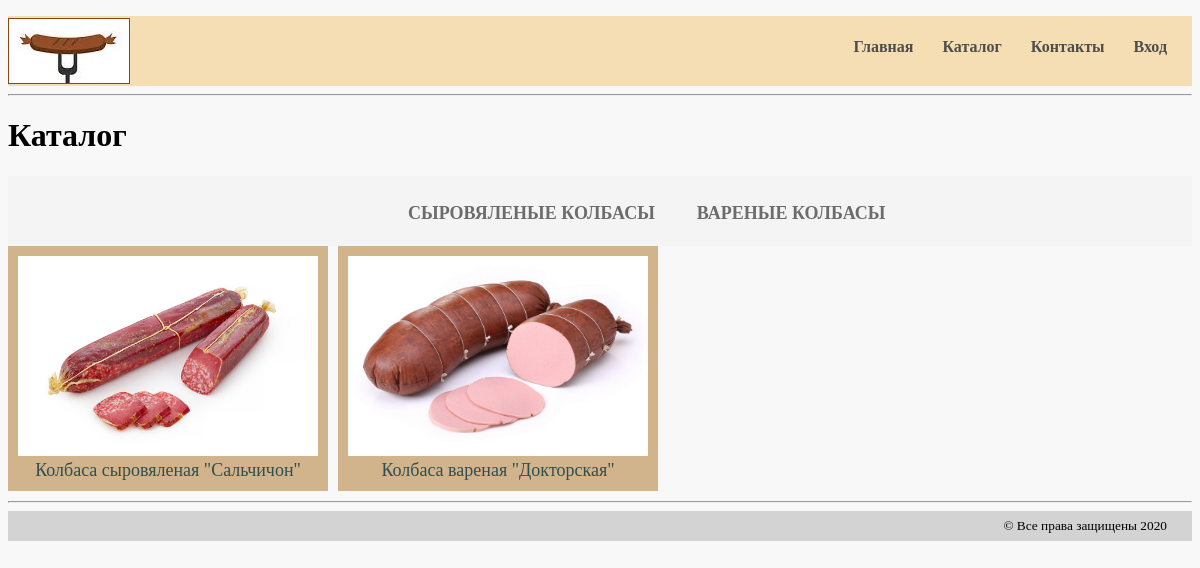
/catalog/, run on an earlier commit of the app's database.
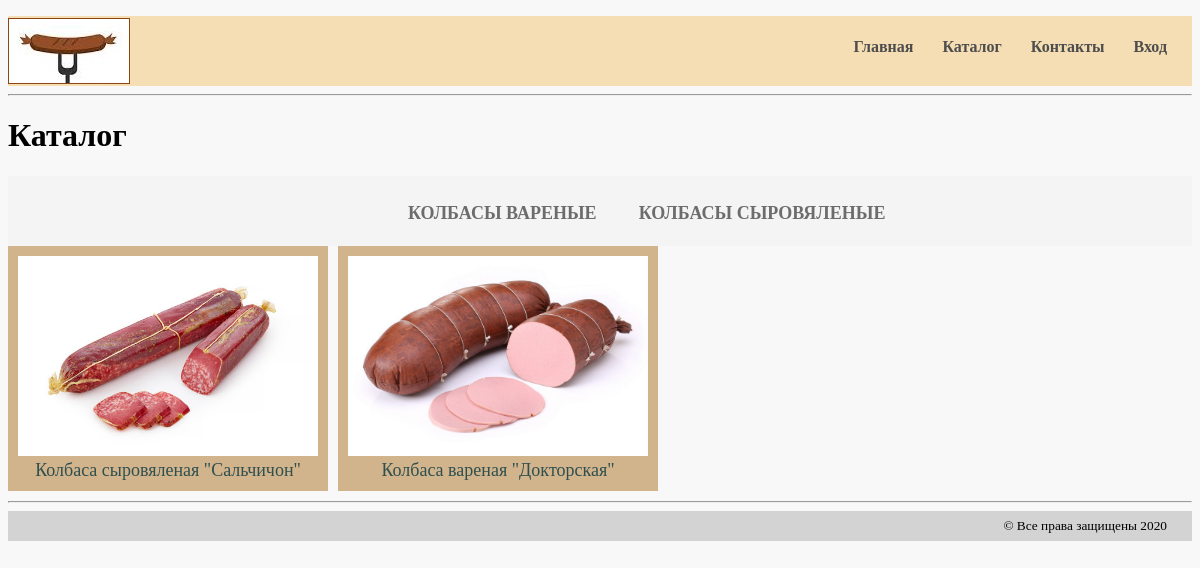
And on a later commit of the database.
### mainapp/models.py (models this page shows, shortened)
class ProductCategory(models.Model):
    name = models.CharField(verbose_name='имя', max_length=128)
    description = models.TextField(verbose_name='описание', blank=True)

### mainapp/views.py (the view)
# urls.py: path('catalog/', mainapp.catalog, name='catalog'),
def catalog(request):
    categories = ProductCategory.objects.all()
    context = {
        'page_title': 'каталог',
        'categories': categories,
    }
    return render(request, 'mainapp/catalog.html', context)

### mainapp/templates/mainapp/catalog.html
{% extends 'mainapp/common.html' %}
{% load static %}
{% block content %}
    {% include 'mainapp/includes/inc__menu.html' %}
    <hr>
    <h1>Каталог</h1>
    <div class="links clearfix">
        <ul class="links-menu">
            {% for category in categories %}
                <li><a href="#">{{ category.name }}</a></li>
            {% endfor %}
        </ul>
    </div>
    <figure><img src="{% static 'img/sv_kolbasa.jpg' %}" width="300" height="200" alt="sv_kolbasa">
        <figcaption><a href="#">Колбаса сыровяленая &quot;Сальчичон&quot;</a></figcaption>
    </figure>
    <figure><img src="{% static 'img/var_kolbasa.jpg' %}" width="300" height="200" alt="var_kolbasa">
        <figcaption><a href="#">Колбаса вареная &quot;Докторская&quot;</a></figcaption>
    </figure>
{% endblock %}

### mainapp/templates/mainapp/common.html (shortened to what this page needs)
{% load static %}
<!DOCTYPE html>
<html lang="en">
<head>
    {% block css %}
        <link rel="stylesheet" href="{% static 'css/style.css' %}">
    {% endblock %}
</head>
<body>
{% block content %}
{% endblock %}
<hr style="clear: both">
<div class="footer"><small>&copy;&nbsp;Все права защищены {% now "Y" %}</small></div>
</body>
</html>

### mainapp/templates/mainapp/includes/inc__menu.html (shortened to what this page needs)
{% load static %}
<div class="header"><img src="{% static 'img/logo.jpg' %}" alt="label">
    <ul class="menu">
        <li><a href="{% url 'main:index' %}">Главная</a></li>
        <li><a href="{% url 'main:catalog' %}">Каталог</a></li>
        <li><a href="{% url 'main:contacts' %}">Контакты</a></li>
        {% if user.is_authenticated %}
            <li><a href="{% url 'auth:logout' %}">Выход</a></li>
        {% else %}
            <li><a href="{% url 'auth:login' %}">Вход</a></li>
        {% endif %}
    </ul>
</div>

### static/css/style.css (style rules this page uses)
body { background-color: #f8f8f8; }
.header { height: 70px; background-color: #F5DEB3; }
.menu { padding-top: 22px; padding-right: 25px; text-align: right; }
.menu > li { overflow: hidden; padding-left: 25px; list-style-type: none; display: inline; }
.menu li a { color: #4d4d4d; font-size: 16px; font-weight: 600; text-decoration: none; }
.header img[alt="label"] { outline: 1px solid #8b4513; float: left; display: block; margin-top: 3px; margin-left: 1px; }
.footer { height: 30px; width: 100%; background-color: #D3D3D3; text-align: right; padding-top: 5px; padding-right: 25px; -webkit-box-sizing: border-box; -moz-box-sizing: border-box; box-sizing: border-box; clear: both; }
figure { background: #D2B48C; padding: 10px; width: 300px; float: left; margin: 0 10px 10px 0; text-align: center; }
figcaption a { color: #2F4F4F; text-decoration: none; font-size: 18px; }
.clearfix:after { content: ""; display: block; clear: both; }
.links { height: 70px; background-color: #f4f4f4; position: relative; padding-left: 360px; }
.links-menu { margin: 27px auto 0; position: absolute; }
.links-menu li { float: left; list-style-type: none; padding-right: 42px; }
.links-menu li a { text-decoration: none; color: #6c6c6c; font-size: 18px; font-weight: 700; text-transform: uppercase; }

What changed in the data, as far as the page shows it:
changed ProductCategory: name "СЫРОВЯЛЕНЫЕ КОЛБАСЫ" → "КОЛБАСЫ ВАРЕНЫЕ"
changed ProductCategory: name "ВАРЕНЫЕ КОЛБАСЫ" → "КОЛБАСЫ СЫРОВЯЛЕНЫЕ"
